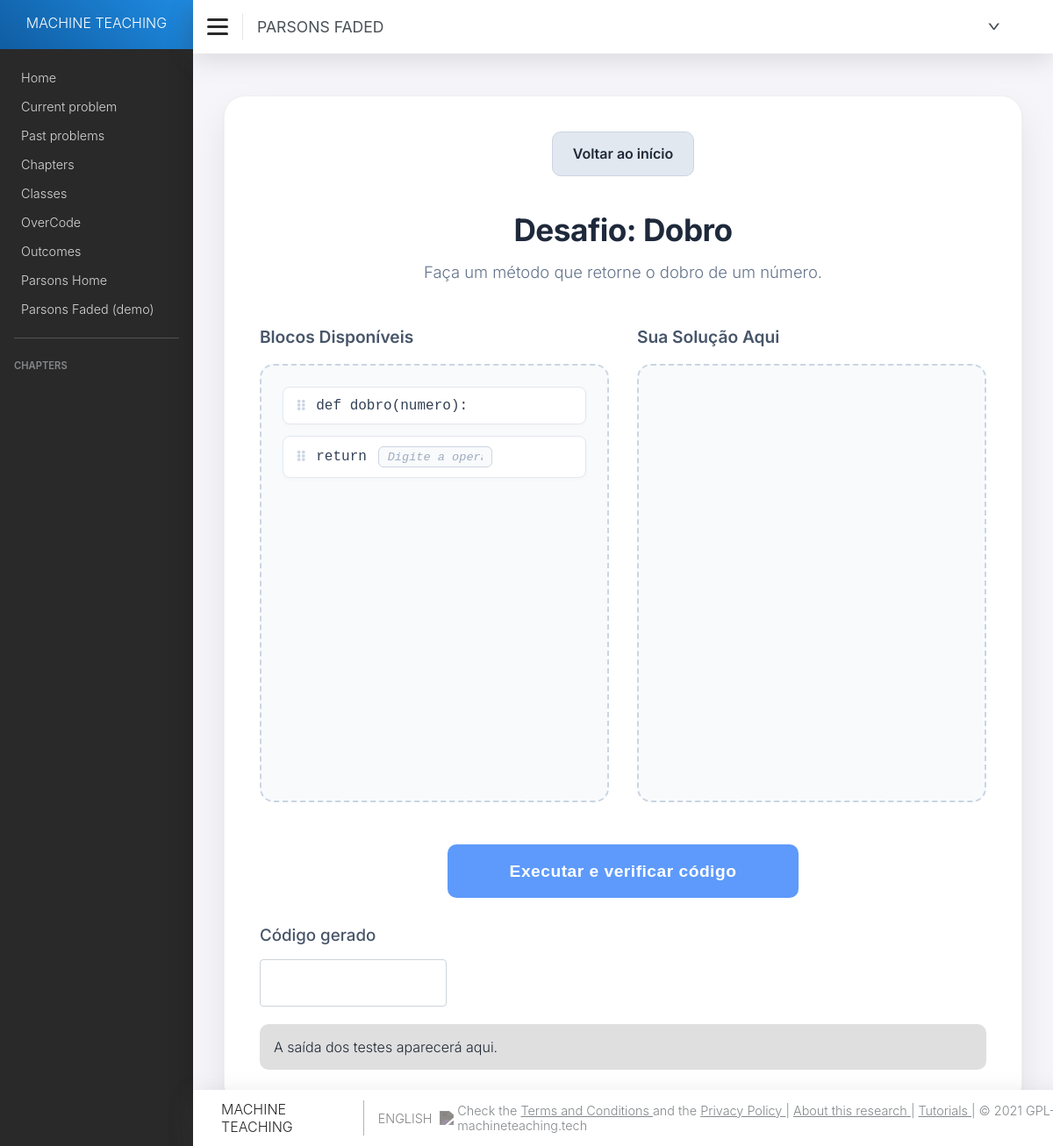
The app's page /parsons_faded/3/ (signed in) with its own data.
### parsons_faded/models.py (models this page shows, shortened)
class ProblemPF(models.Model):
    QUESTION_TYPES = (("C", "Code"),
                      ("M", "Multiple Choice"),
                      ("T", "Text"),
                      ("P", "Parsons Problem"),
                      ("F", "Parsons Faded Problem"))
    question_type = models.CharField(max_length=2, choices=QUESTION_TYPES,
                                     default="C")
    title = models.CharField(max_length=200, blank=False)
    content = models.TextField(blank=False)
    options = models.TextField(blank=True)
    difficulty = models.CharField(max_length=200, blank=True)
    link = models.URLField(blank=True)
    retrieved_date = models.DateTimeField(blank=True, auto_now_add=True)
    crawler = models.CharField(max_length=200, blank=True)
    hint = models.TextField(blank=True)
    objects = ProblemManagerPF()
    chapter = models.ManyToManyField(ChapterPF, through='ExerciseSetPF')
    test_case_generator = models.TextField(blank=True, null=True)
    history = HistoricalRecords()
    class Meta:
        verbose_name = ('Problem')
        verbose_name_plural = ('Problems')

### parsons_faded/views.py (the view)
# urls.py: path('<int:problem_id>/', views.parsons_faded_problem,
@login_required
def parsons_faded_problem(request, problem_id):
    problema = get_object_or_404(ProblemPF.objects.filter(question_type='F'), id=problem_id)
    blocos = _normalizar_blocos(problema)
    context = {
        'title': 'Parsons Faded',
        'problema': problema,
        'blocos_json': json.dumps(blocos),
        'gabarito_json': json.dumps(_gabarito(blocos)),
        'testes_json': json.dumps(problema.test_case_generator or ''),
        'problemas_disponiveis': ProblemPF.objects.filter(question_type='F').order_by('id'),
    }
    return render(request, 'parsons_faded.html', context)

### parsons_faded/views.py (called while the page is built)
def _gabarito(blocos):
    return [
        {
            'id': bloco['id'],
            'indent': bloco['indent'],
            'respostas': [
                parte['resposta'] for parte in bloco['partes']
                if parte['tipo'] == 'input'
            ],
        }
        for bloco in blocos
    ]

### parsons_faded/templates/parsons_faded.html (shortened to what this page needs)
{% extends "base.html" %} {% load static %} {% load i18n %} {% block content %}
<link
  rel="stylesheet"
  href="https://cdnjs.cloudflare.com/ajax/libs/font-awesome/6.4.0/css/all.min.css"
/>
<link
  rel="stylesheet"
  href="https://cdnjs.cloudflare.com/ajax/libs/codemirror/5.65.16/codemirror.min.css"
/>
<div class="parsons-container">
  <div class="parsons-header">
    <div class="parsons-header-nav">
      <a class="button-secondary" href="{% url 'parsons_faded_home' %}"
        >Voltar ao início</a
      >
    </div>
    <h2>Desafio: {{ problema.title }}</h2>
    <p>{{ problema.content }}</p>
  </div>
  <div class="workspace">
    <div class="workspace-column">
      <h3>Blocos Disponíveis</h3>
      <div id="blocos-disponiveis" class="caixa"></div>
    </div>
    <div class="workspace-column">
      <h3>Sua Solução Aqui</h3>
      <div id="area-solucao" class="caixa"></div>
    </div>
  </div>
  <div class="action-container">
    <button class="btn-verificar" onclick="validarResposta()">
      Executar e verificar código
    </button>
  </div>
  <div class="editor-container">
    <h3>Código gerado</h3>
    <textarea id="editor-codigo"></textarea>
    <div id="saida-codigo">A saída dos testes aparecerá aqui.</div>
  </div>
</div>
{% endblock %}

### parsons/static/css/styles.css (style rules this page uses)
html { box-sizing: border-box; }
html, body { height: 100%; }
*, *:before, *:after { box-sizing: inherit; }
:root { --primary: #2196F3; --box-shadow: rgba(100, 100, 111, 0.2) 0px 7px 29px 0px; --text-color: rgb(41, 41, 41); --red: rgb(255, 65, 65); --green: rgb(84, 210, 87); --yellow: #FEC809; }
body { margin: 0; font-family: Nunito, -apple-system, BlinkMacSystemFont, Segoe UI, Roboto, Helvetica Neue, Arial, Noto Sans, sans-serif, Apple Color Emoji, Segoe UI Emoji, Segoe UI Symbol, Noto Color Emoji !important; font-weight: 300; color: var(--text-color); font-size: 1rem; }
div { box-sizing: border-box; cursor: default; }
h1,h2,h3,h4,h5 { margin: 1.5rem 0 1rem 0; margin-top: 0; font-family: inherit; font-weight: 500; line-height: 1.2; color: var(--text-color); cursor: default; }
h3 { margin-bottom: 1rem; }
p { cursor: default; }
a { color: var(--text-color); text-decoration: none; cursor: pointer; }
input, textarea { font-family: 'Nunito'; font-size: 1rem; font-weight: 300; color: #495057; background: #ffffff; padding: 0.5rem 0.5rem; border: 1px solid #ced4da; transition: all 0.2s; appearance: none; border-radius: 4px; outline: none; color: var(--text-color); resize: none; }
.parsons-container { font-family: 'Inter', sans-serif; width: 96%; max-width: 1400px; margin: 2rem auto; padding: 2.5rem; background: #ffffff; border-radius: 24px; box-shadow: 0 20px 40px rgba(0, 0, 0, 0.08), 0 1px 3px rgba(0, 0, 0, 0.05); border: 1px solid rgba(0, 0, 0, 0.05); }
.parsons-header { text-align: center; margin-bottom: 3rem; }
.parsons-header h2 { font-size: 2.2rem; font-weight: 700; color: #1e293b; margin-bottom: 0.8rem; letter-spacing: -0.5px; }
.parsons-header p { color: #64748b; font-size: 1.15rem; max-width: 800px; margin: 0 auto; line-height: 1.6; }
.workspace { display: flex; gap: 2rem; margin-bottom: 2rem; }
.workspace-column { flex: 1; display: flex; flex-direction: column; }
.workspace-column h3 { font-size: 1.2rem; font-weight: 600; color: #475569; margin-bottom: 1.2rem; display: flex; align-items: center; gap: 0.5rem; }
.caixa { flex: 1; min-height: 500px; background: #f8fafc; border: 2px dashed #cbd5e1; border-radius: 16px; padding: 1.5rem; transition: all 0.3s ease; display: flex; flex-direction: column; gap: 0.8rem; }
.action-container { text-align: center; margin-top: 3rem; }
.button-secondary { display: inline-block; margin-bottom: 1rem; padding: 0.9rem 1.4rem; border-radius: 10px; background: #e2e8f0; color: #1f2937; text-decoration: none; font-weight: 600; border: 1px solid #cbd5e1; }
.btn-verificar { background: linear-gradient(135deg, #5e9afb 0%, #5e9afb 100%); color: white; border: none; padding: 1.2rem 3rem; font-size: 1.2rem; font-weight: 600; border-radius: 10px; cursor: pointer; transition: all 0.3s cubic-bezier(0.4, 0, 0.2, 1); letter-spacing: 0.5px; width: 100%; max-width: 400px; }

### records on screen
ProblemPF: title "Dobro", content "Faça um método que retorne o dobro de um número."

### other values on screen
{{ title }} "PARSONS FADED"
